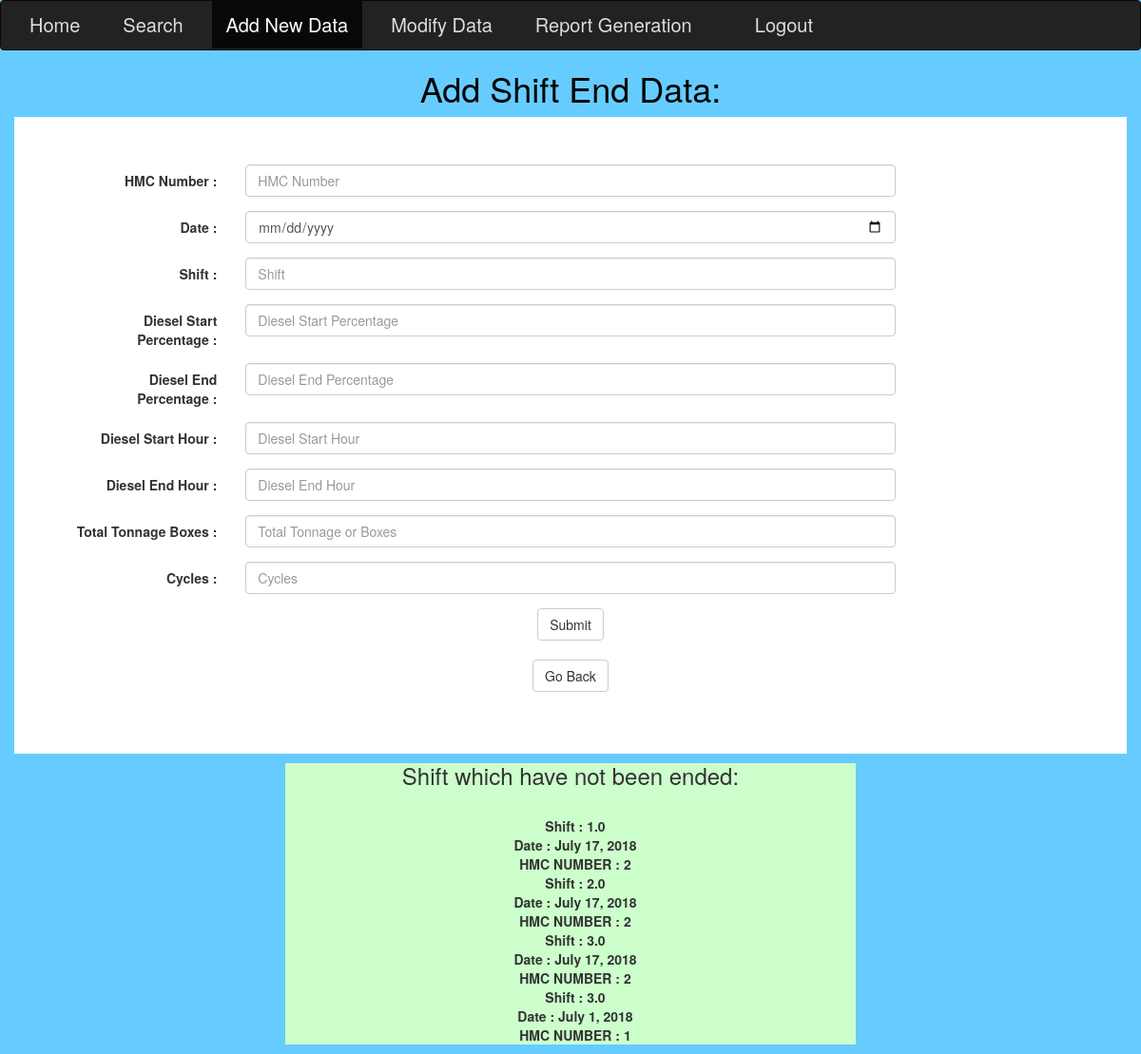
The app's page /main/add_shift_end/ (signed in) with its own data.
### report/models.py (models this page shows, shortened)
class Shift(models.Model):
    date = models.ForeignKey(Date, on_delete = models.CASCADE)
    hmc_number = models.IntegerField(default = 1)
    shift = models.FloatField(default = 1)
    diesel_start_percentage = models.FloatField(default = 100)
    diesel_end_percentage = models.FloatField(default = 0)
    diesel_start_hours = models.FloatField(default = 0)
    diesel_end_hours = models.FloatField(default = 0)
    total_tonnage_or_boxes = models.FloatField(default = 0)
    cycles = models.FloatField(default = 0)
    user =  models.ForeignKey(User , on_delete= models.CASCADE)
    shift_end_flag = models.IntegerField(default = 0) #if it is 0 then shift hasn't been ended

class Date(models.Model):
    date = models.DateField('Date', null = True)

### report/views.py (the view, shortened to what this page needs)
# urls.py: path('add_shift_end/', views.add_shift_end, name = 'add_shift_end'),
@login_required(login_url = '/account/login/')
def add_shift_end(request):
    form = ShiftEndForm(request.POST)
    shift_to_be_ended = Shift.objects.filter(shift_end_flag = 0)
    return render(request, 'add_shift_end.html', { 'form': form, 'shift_to_be_ended' : shift_to_be_ended })

### report/forms.py
class ShiftEndForm(forms.Form):
    date = forms.DateField(label = "Date", required = True)
    hmc_number = forms.IntegerField(label = "HMC Number", required = True)
    shift = forms.IntegerField(label = "Shift Number", required = True)
    diesel_start_percentage = forms.FloatField(label = "Diesel Start Percentage", required = True)
    diesel_end_percentage = forms.FloatField(label = "Diesel End Percentage", required = True)
    diesel_start_hours = forms.FloatField(label = "Diesel Start Hour", required = True)
    diesel_end_hours = forms.FloatField(label = "Diesel End Hour", required = True)
    total_tonnage_or_boxes = forms.IntegerField(label = "Total Tonnage/Boxes ", required = True)
    cycles = forms.IntegerField(label = "Cycles", required = True)

### Templates/add_shift_end.html (shortened to what this page needs)
<!DOCTYPE html>
<html>
{% load static %}
    <head>
  <link rel="stylesheet" href="{% static "bootstrap.min.css" %}" >
    </head>
    <body>
        <nav class="navbar navbar-inverse" style="font-size: 20px;">
  <div class="container-fluid">
    <ul  class="nav navbar-nav" style="margin-bottom: 0px; ">
      <li style="padding-right: 15px"  ><a href="{% url 'main' %}">Home</a></li>
       <li style="padding-right: 15px" > <a href="{% url 'search' %}">Search</a></li>
        <li style="padding-right: 15px" class="active"><a href="{% url 'add' %}">Add New Data</a></li>
        <li style="padding-right: 15px"><a href="{% url 'modify_options' %}">Modify Data</a></li>
        <li style="padding-right: 15px"><a href="{% url 'report_options' %}">Report Generation</a></li>
    <ul class="nav navbar-nav navbar-right">
      <li><a href="{% url 'logout' %}"><span class="glyphicon glyphicon-log-out"></span> Logout</a></li>
    </ul>
  </div>
</nav>
        <h1 id="title">Add Shift End Data:  </h1>
        <div class="container " style="background-color: white;">
<form class="form-horizontal" action="/main/add_shift_end/" , method="post" onsubmit="return confirmation();">
    <div id="form" style="padding: 50px;">
     <div class="form-group">
       <label class="control-label col-sm-2" >HMC Number :</label>
       <div class="col-sm-8">
         <input type="number" class="form-control" id="hmc_number" placeholder="HMC Number" name="hmc_number" min="1" max="2" required>
       </div>
     </div>
    <div class="form-group">
      <label class="control-label col-sm-2" >Date :</label>
      <div class="col-sm-8">
        <input type="date" class="form-control" id="date" placeholder="Date" name="date" min="1" max="31" required>
      </div>
    </div>
 <div class="form-group">
      <label class="control-label col-sm-2" >Shift :</label>
      <div class="col-sm-8">
        <input type="number" class="form-control" id="shift" placeholder="Shift" name="shift" min="1" max="3"  required>
      </div>
    </div>
    <div class="form-group">
      <label class="control-label col-sm-2" >Diesel Start Percentage : </label>
      <div class="col-sm-8">
        <input type="number" class="form-control" id="diesel_start_percentage" placeholder="Diesel Start Percentage" name="diesel_start_percentage" step=".01" min="0" max="100" required>
      </div>
    </div>
   <div class="form-group">
      <label class="control-label col-sm-2" >Diesel End Percentage :</label>
      <div class="col-sm-8">
        <input type="number" class="form-control" id="diesel_end_percentage" placeholder="Diesel End Percentage" name="diesel_end_percentage" step="0.01" min="0" max="100" required>
      </div>
    </div>
   <div class="form-group">
      <label class="control-label col-sm-2" >Diesel Start Hour :</label>
      <div class="col-sm-8">
        <input type="number" class="form-control" id="diesel_start_hours" placeholder="Diesel Start Hour" name="diesel_start_hours" step="0.01" min="0"  required>
      </div>
    </div>
   <div class="form-group">
      <label class="control-label col-sm-2" >Diesel End Hour :</label>
      <div class="col-sm-8">
        <input type="number" class="form-control" id="diesel_end_hours" placeholder="Diesel End Hour " name="diesel_end_hours" step="0.01" min="0"   required>
      </div>
    </div>
   <div class="form-group">
      <label class="control-label col-sm-2" >Total Tonnage Boxes :</label>
      <div class="col-sm-8">
        <input type="number" class="form-control" id="total_tonnage_or_boxes" placeholder="Total Tonnage or Boxes" name="total_tonnage_or_boxes" step="1" min="0"   required>
      </div>
    </div>
   <div class="form-group">
      <label class="control-label col-sm-2" >Cycles :</label>
      <div class="col-sm-8">
        <input type="number" class="form-control" id="cycles" placeholder="Cycles " name="cycles" step="1" min="0"   required>
      </div>
    </div>
 <div class="form-group">
      <div class="col-sm-offset-2 col-sm-8">
          <center>
          <button type="submit" class="btn btn-default">Submit</button>
  <br><br>
          <button class="btn btn-default"  onclick="goBack()">Go Back</button>
          </center>
      </div>
    </div>
</div>
</div>
    <center>
    <div class="data_e">
        <h3 style = "margin: 10px"> Shift which have not been ended: </h3>
        <p style = "margin-left: 10px"> {% for shift in shift_to_be_ended %} <br>
          <span stype = "font-size: 15px"> <b> Shift : {{ shift.shift }} <br></b> </span>
        <span stype = "font-size: 17px"> <b> Date : {{ shift.date.date }} </b><br> </span>
        <span stype = "font-size: 15px"> <b> HMC NUMBER : {{ shift.hmc_number }} </b> </span>
        {% endfor %}
        </p>
    </div>
</center>
    </body>
</html>

### Templates/add_shift_end.html (style rules this page uses)
body { background-color: #66CCFF; }
.navbar-inverse { margin-bottom: 0px; }
h1 { color: black; font-style: bold; text-align: center; }
.navbar-inverse .navbar-nav > li > a { color: #ddd; }
.data_e { width: 600px; background-color: #CCFFCC ; }

### records on screen
Shift: shift "1.0", date "July 17, 2018", hmc_number "2"
Shift: shift "2.0", date "July 17, 2018", hmc_number "2"
Shift: shift "3.0", date "July 17, 2018", hmc_number "2"
Shift: shift "3.0", date "July 1, 2018", hmc_number "1"
